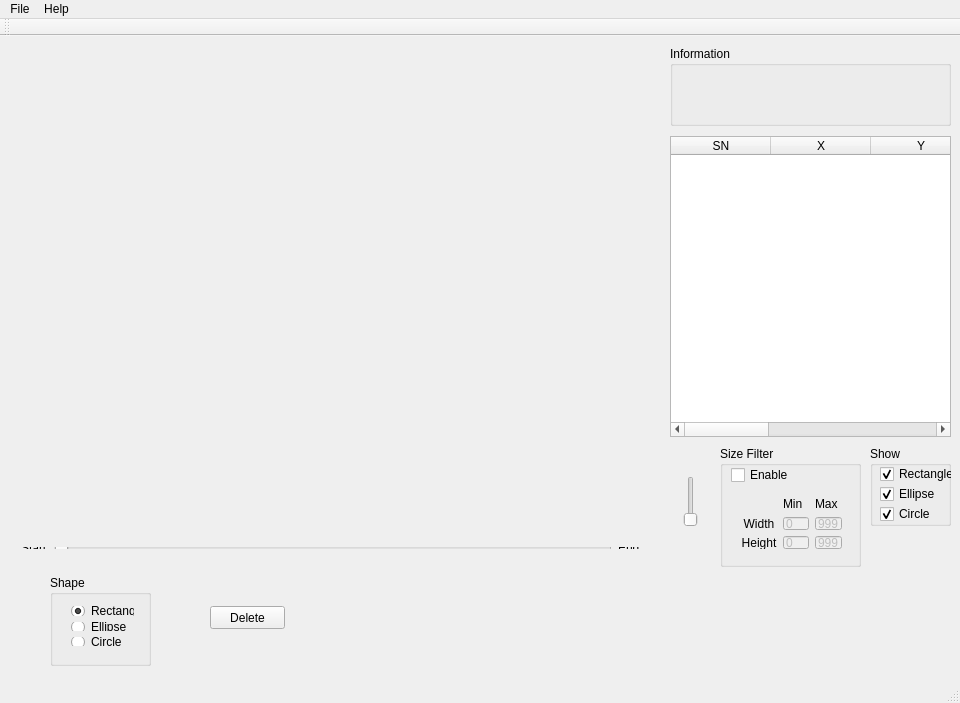
<?xml version="1.0" encoding="UTF-8"?>
<ui version="4.0">
 <class>MainWindow</class>
 <widget class="QMainWindow" name="MainWindow">
  <property name="geometry">
   <rect>
    <x>0</x>
    <y>0</y>
    <width>960</width>
    <height>703</height>
   </rect>
  </property>
  <property name="windowTitle">
   <string>MainWindow</string>
  </property>
  <widget class="QWidget" name="centralWidget">
   <widget class="QGroupBox" name="groupBox">
    <property name="geometry">
     <rect>
      <x>670</x>
      <y>10</y>
      <width>281</width>
      <height>80</height>
     </rect>
    </property>
    <property name="title">
     <string>Information</string>
    </property>
   </widget>
   <widget class="QTableWidget" name="ROIList">
    <property name="geometry">
     <rect>
      <x>670</x>
      <y>100</y>
      <width>281</width>
      <height>301</height>
     </rect>
    </property>
    <column>
     <property name="text">
      <string>SN</string>
     </property>
    </column>
    <column>
     <property name="text">
      <string>X</string>
     </property>
    </column>
    <column>
     <property name="text">
      <string>Y</string>
     </property>
    </column>
    <column>
     <property name="text">
      <string>Width</string>
     </property>
    </column>
    <column>
     <property name="text">
      <string>Height</string>
     </property>
    </column>
    <column>
     <property name="text">
      <string>Shape</string>
     </property>
    </column>
   </widget>
   <widget class="QGroupBox" name="groupBox_2">
    <property name="geometry">
     <rect>
      <x>720</x>
      <y>410</y>
      <width>141</width>
      <height>121</height>
     </rect>
    </property>
    <property name="title">
     <string>Size Filter</string>
    </property>
    <widget class="QWidget" name="layoutWidget">
     <property name="geometry">
      <rect>
       <x>10</x>
       <y>40</y>
       <width>123</width>
       <height>74</height>
      </rect>
     </property>
     <layout class="QGridLayout" name="gridLayout">
      <item row="0" column="0">
       <spacer name="horizontalSpacer">
        <property name="orientation">
         <enum>Qt::Horizontal</enum>
        </property>
        <property name="sizeHint" stdset="0">
         <size>
          <width>28</width>
          <height>20</height>
         </size>
        </property>
       </spacer>
      </item>
      <item row="0" column="1">
       <widget class="QLabel" name="label_5">
        <property name="text">
         <string>Min</string>
        </property>
       </widget>
      </item>
      <item row="0" column="2">
       <widget class="QLabel" name="label_6">
        <property name="text">
         <string>Max</string>
        </property>
       </widget>
      </item>
      <item row="1" column="0">
       <widget class="QLabel" name="label_3">
        <property name="text">
         <string>Width</string>
        </property>
        <property name="alignment">
         <set>Qt::AlignCenter</set>
        </property>
       </widget>
      </item>
      <item row="1" column="1">
       <widget class="QLineEdit" name="minWidth">
        <property name="enabled">
         <bool>false</bool>
        </property>
        <property name="inputMethodHints">
         <set>Qt::ImhNone</set>
        </property>
        <property name="inputMask">
         <string/>
        </property>
        <property name="text">
         <string>0</string>
        </property>
       </widget>
      </item>
      <item row="1" column="2">
       <widget class="QLineEdit" name="maxWidth">
        <property name="enabled">
         <bool>false</bool>
        </property>
        <property name="inputMethodHints">
         <set>Qt::ImhNone</set>
        </property>
        <property name="inputMask">
         <string/>
        </property>
        <property name="text">
         <string>999</string>
        </property>
       </widget>
      </item>
      <item row="2" column="0">
       <widget class="QLabel" name="label_4">
        <property name="text">
         <string>Height</string>
        </property>
        <property name="alignment">
         <set>Qt::AlignCenter</set>
        </property>
       </widget>
      </item>
      <item row="2" column="1">
       <widget class="QLineEdit" name="minHeight">
        <property name="enabled">
         <bool>false</bool>
        </property>
        <property name="text">
         <string>0</string>
        </property>
       </widget>
      </item>
      <item row="2" column="2">
       <widget class="QLineEdit" name="maxHeight">
        <property name="enabled">
         <bool>false</bool>
        </property>
        <property name="text">
         <string>999</string>
        </property>
       </widget>
      </item>
     </layout>
    </widget>
    <widget class="QCheckBox" name="cbSizeFilter">
     <property name="geometry">
      <rect>
       <x>11</x>
       <y>21</y>
       <width>69</width>
       <height>16</height>
      </rect>
     </property>
     <property name="text">
      <string>Enable</string>
     </property>
    </widget>
   </widget>
   <widget class="QWidget" name="layoutWidget">
    <property name="geometry">
     <rect>
      <x>10</x>
      <y>500</y>
      <width>641</width>
      <height>24</height>
     </rect>
    </property>
    <layout class="QHBoxLayout" name="horizontalLayout">
     <item>
      <widget class="QLabel" name="startLabel">
       <property name="text">
        <string>Start</string>
       </property>
      </widget>
     </item>
     <item>
      <widget class="QSlider" name="horizontalSlider">
       <property name="orientation">
        <enum>Qt::Horizontal</enum>
       </property>
      </widget>
     </item>
     <item>
      <widget class="QLabel" name="endLabel">
       <property name="text">
        <string>End</string>
       </property>
      </widget>
     </item>
    </layout>
   </widget>
   <widget class="QGroupBox" name="groupBox_3">
    <property name="geometry">
     <rect>
      <x>870</x>
      <y>410</y>
      <width>81</width>
      <height>80</height>
     </rect>
    </property>
    <property name="title">
     <string>Show</string>
    </property>
    <widget class="QCheckBox" name="cbShowRect">
     <property name="geometry">
      <rect>
       <x>10</x>
       <y>20</y>
       <width>73</width>
       <height>16</height>
      </rect>
     </property>
     <property name="text">
      <string>Rectangle</string>
     </property>
     <property name="checked">
      <bool>true</bool>
     </property>
    </widget>
    <widget class="QCheckBox" name="cbShowEllipse">
     <property name="geometry">
      <rect>
       <x>10</x>
       <y>40</y>
       <width>73</width>
       <height>16</height>
      </rect>
     </property>
     <property name="text">
      <string>Ellipse</string>
     </property>
     <property name="checked">
      <bool>true</bool>
     </property>
    </widget>
    <widget class="QCheckBox" name="cbShowCircle">
     <property name="geometry">
      <rect>
       <x>10</x>
       <y>60</y>
       <width>73</width>
       <height>16</height>
      </rect>
     </property>
     <property name="text">
      <string>Circle</string>
     </property>
     <property name="checked">
      <bool>true</bool>
     </property>
    </widget>
   </widget>
   <widget class="QSlider" name="scalingBar">
    <property name="geometry">
     <rect>
      <x>680</x>
      <y>440</y>
      <width>22</width>
      <height>51</height>
     </rect>
    </property>
    <property name="minimum">
     <number>1</number>
    </property>
    <property name="maximum">
     <number>5</number>
    </property>
    <property name="orientation">
     <enum>Qt::Vertical</enum>
    </property>
   </widget>
   <widget class="QPushButton" name="zoomInButton">
    <property name="geometry">
     <rect>
      <x>680</x>
      <y>410</y>
      <width>21</width>
      <height>23</height>
     </rect>
    </property>
    <property name="text">
     <string/>
    </property>
    <property name="icon">
     <iconset resource="icon.qrc">
      <normaloff>:/icon/zoomin.png</normaloff>:/icon/zoomin.png</iconset>
    </property>
    <property name="iconSize">
     <size>
      <width>20</width>
      <height>20</height>
     </size>
    </property>
    <property name="flat">
     <bool>true</bool>
    </property>
   </widget>
   <widget class="QPushButton" name="zoomOutButton">
    <property name="geometry">
     <rect>
      <x>680</x>
      <y>500</y>
      <width>21</width>
      <height>23</height>
     </rect>
    </property>
    <property name="text">
     <string/>
    </property>
    <property name="icon">
     <iconset resource="icon.qrc">
      <normaloff>:/icon/zoomout.png</normaloff>:/icon/zoomout.png</iconset>
    </property>
    <property name="iconSize">
     <size>
      <width>20</width>
      <height>20</height>
     </size>
    </property>
    <property name="autoDefault">
     <bool>false</bool>
    </property>
    <property name="flat">
     <bool>true</bool>
    </property>
   </widget>
   <widget class="Viewer" name="viewer">
    <property name="geometry">
     <rect>
      <x>10</x>
      <y>10</y>
      <width>640</width>
      <height>480</height>
     </rect>
    </property>
    <property name="mouseTracking">
     <bool>true</bool>
    </property>
    <property name="text">
     <string/>
    </property>
    <property name="scaledContents">
     <bool>false</bool>
    </property>
   </widget>
   <widget class="QGroupBox" name="groupBox_4">
    <property name="geometry">
     <rect>
      <x>50</x>
      <y>539</y>
      <width>101</width>
      <height>91</height>
     </rect>
    </property>
    <property name="title">
     <string>Shape</string>
    </property>
    <widget class="QWidget" name="layoutWidget">
     <property name="geometry">
      <rect>
       <x>10</x>
       <y>20</y>
       <width>85</width>
       <height>62</height>
      </rect>
     </property>
     <layout class="QVBoxLayout" name="verticalLayout">
      <item>
       <widget class="QRadioButton" name="radioRect">
        <property name="text">
         <string>Rectangle</string>
        </property>
        <property name="checked">
         <bool>true</bool>
        </property>
       </widget>
      </item>
      <item>
       <widget class="QRadioButton" name="radioEllipse">
        <property name="text">
         <string>Ellipse</string>
        </property>
       </widget>
      </item>
      <item>
       <widget class="QRadioButton" name="radioCircle">
        <property name="text">
         <string>Circle</string>
        </property>
       </widget>
      </item>
     </layout>
    </widget>
   </widget>
   <widget class="QPushButton" name="btnDelete">
    <property name="geometry">
     <rect>
      <x>210</x>
      <y>570</y>
      <width>75</width>
      <height>23</height>
     </rect>
    </property>
    <property name="text">
     <string>Delete</string>
    </property>
   </widget>
  </widget>
  <widget class="QMenuBar" name="menuBar">
   <property name="geometry">
    <rect>
     <x>0</x>
     <y>0</y>
     <width>960</width>
     <height>21</height>
    </rect>
   </property>
   <widget class="QMenu" name="menuFile">
    <property name="title">
     <string>File</string>
    </property>
    <widget class="QMenu" name="menuOpen">
     <property name="title">
      <string>Open</string>
     </property>
     <addaction name="actionXML"/>
     <addaction name="separator"/>
     <addaction name="actionSequence"/>
     <addaction name="actionVideo"/>
    </widget>
    <addaction name="menuOpen"/>
    <addaction name="separator"/>
    <addaction name="actionSave"/>
    <addaction name="actionSave_As"/>
    <addaction name="separator"/>
    <addaction name="actionExit"/>
   </widget>
   <widget class="QMenu" name="menuHelp">
    <property name="title">
     <string>Help</string>
    </property>
    <addaction name="actionAbout"/>
   </widget>
   <addaction name="menuFile"/>
   <addaction name="menuHelp"/>
  </widget>
  <widget class="QToolBar" name="mainToolBar">
   <attribute name="toolBarArea">
    <enum>TopToolBarArea</enum>
   </attribute>
   <attribute name="toolBarBreak">
    <bool>false</bool>
   </attribute>
  </widget>
  <widget class="QStatusBar" name="statusBar"/>
  <action name="actionAbout">
   <property name="text">
    <string>About</string>
   </property>
  </action>
  <action name="actionExit">
   <property name="text">
    <string>Exit</string>
   </property>
  </action>
  <action name="actionXML">
   <property name="text">
    <string>XML</string>
   </property>
  </action>
  <action name="actionSequence">
   <property name="text">
    <string>Sequence</string>
   </property>
  </action>
  <action name="actionVideo">
   <property name="enabled">
    <bool>false</bool>
   </property>
   <property name="text">
    <string>Video</string>
   </property>
  </action>
  <action name="actionSave">
   <property name="text">
    <string>Save</string>
   </property>
  </action>
  <action name="actionSave_As">
   <property name="text">
    <string>Save As</string>
   </property>
  </action>
 </widget>
 <layoutdefault spacing="6" margin="11"/>
 <customwidgets>
  <customwidget>
   <class>Viewer</class>
   <extends>QLabel</extends>
   <header>Viewer/viewer.h</header>
  </customwidget>
 </customwidgets>
 <resources>
  <include location="icon.qrc"/>
 </resources>
 <connections>
  <connection>
   <sender>cbSizeFilter</sender>
   <signal>clicked(bool)</signal>
   <receiver>minWidth</receiver>
   <slot>setEnabled(bool)</slot>
   <hints>
    <hint type="sourcelabel">
     <x>731</x>
     <y>479</y>
    </hint>
    <hint type="destinationlabel">
     <x>768</x>
     <y>529</y>
    </hint>
   </hints>
  </connection>
  <connection>
   <sender>cbSizeFilter</sender>
   <signal>clicked(bool)</signal>
   <receiver>minHeight</receiver>
   <slot>setEnabled(bool)</slot>
   <hints>
    <hint type="sourcelabel">
     <x>731</x>
     <y>479</y>
    </hint>
    <hint type="destinationlabel">
     <x>768</x>
     <y>555</y>
    </hint>
   </hints>
  </connection>
  <connection>
   <sender>cbSizeFilter</sender>
   <signal>clicked(bool)</signal>
   <receiver>maxWidth</receiver>
   <slot>setEnabled(bool)</slot>
   <hints>
    <hint type="sourcelabel">
     <x>731</x>
     <y>479</y>
    </hint>
    <hint type="destinationlabel">
     <x>847</x>
     <y>529</y>
    </hint>
   </hints>
  </connection>
  <connection>
   <sender>cbSizeFilter</sender>
   <signal>clicked(bool)</signal>
   <receiver>maxHeight</receiver>
   <slot>setEnabled(bool)</slot>
   <hints>
    <hint type="sourcelabel">
     <x>731</x>
     <y>479</y>
    </hint>
    <hint type="destinationlabel">
     <x>848</x>
     <y>555</y>
    </hint>
   </hints>
  </connection>
 </connections>
</ui>
